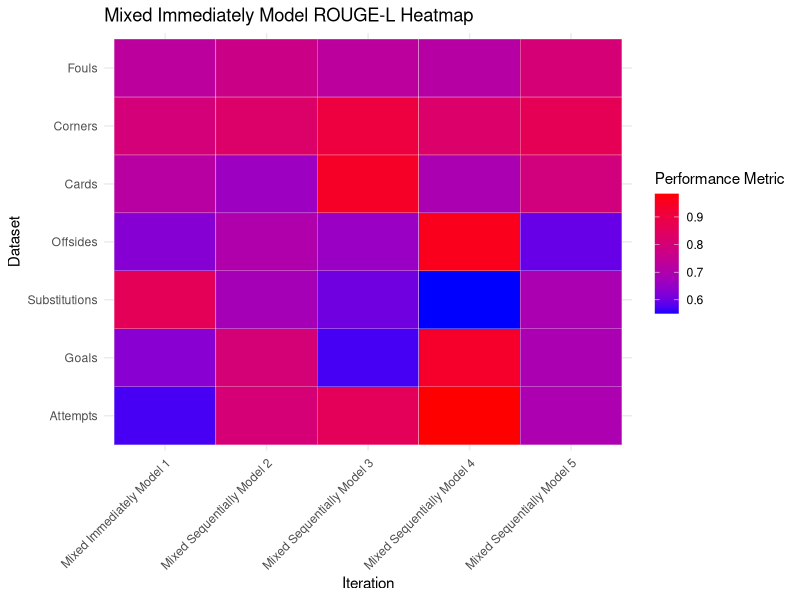
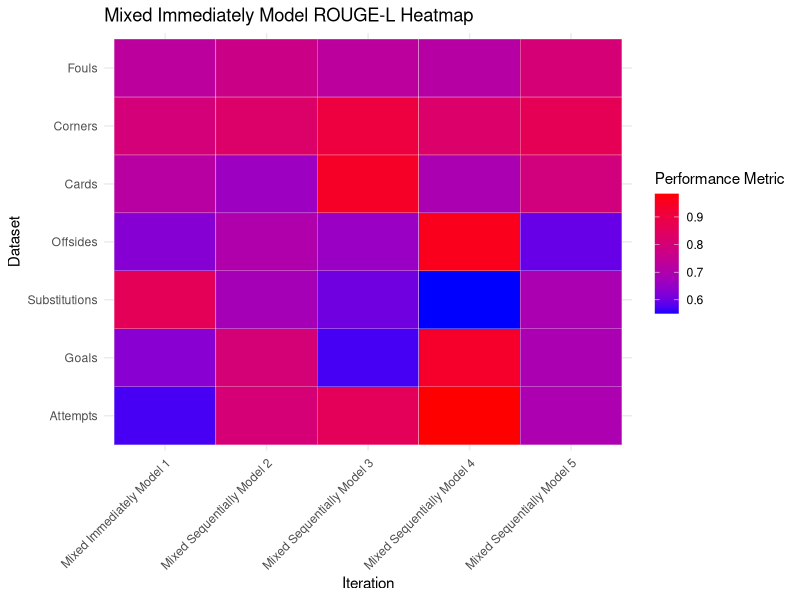

Source code (R) for these figures, in order:
library(ggplot2)

# dataset names
dataset_names <- c("Attempts", "Goals", "Substitutions", "Offsides", "Cards", "Corners", "Fouls")

# iteration names - reflecting five different models
iteration_names <- c("Mixed Immediately Model 1", "Mixed Sequentially Model 2", "Mixed Sequentially Model 3", "Mixed Sequentially Model 4", "Mixed Sequentially Model 5")

# Create an empty data frame to store the model performance
model_performance <- data.frame(
  Iteration = factor(),
  Dataset = factor(),
  PerformanceMetric = numeric()
)

# Populate the data frame with your data
for (i in 1:5) {  # Iterate over five models
  # Generate performance metrics for the datasets
  # Assuming each model is tested on all datasets
  performance_metrics <- runif(7, min = 0.5, max = 1)  # 7 datasets
  
  # Create iteration data for all datasets
  iteration_data <- data.frame(
    Iteration = factor(rep(iteration_names[i], 7), levels = iteration_names),  # Repeat for all datasets
    Dataset = factor(dataset_names, levels = dataset_names),
    PerformanceMetric = performance_metrics
  )
  
  # Combine the iteration data with the main data frame
  model_performance <- rbind(model_performance, iteration_data)
}

# Create the heatmap
heatmap <- ggplot(model_performance, aes(x = Iteration, y = Dataset, fill = PerformanceMetric)) +
  geom_tile(color = "white") +  # Add white lines to separate the tiles
  scale_fill_gradient(low = "blue", high = "red") +  # Use the same blue to red gradient for the performance metric
  theme_minimal() + 
  theme(axis.text.x = element_text(angle = 45, hjust = 1, vjust = 1)) +
  labs(title = "Mixed Immediately Model ROUGE-L Heatmap",
       x = "Iteration",
       y = "Dataset",
       fill = "Performance Metric")

# Print the heatmap
print(heatmap)

# Save the heatmap
ggsave("mixed_immediatley_model_ROUGE_L_heatmap.png", plot = heatmap, width = 12, height = 6, dpi = 300)
